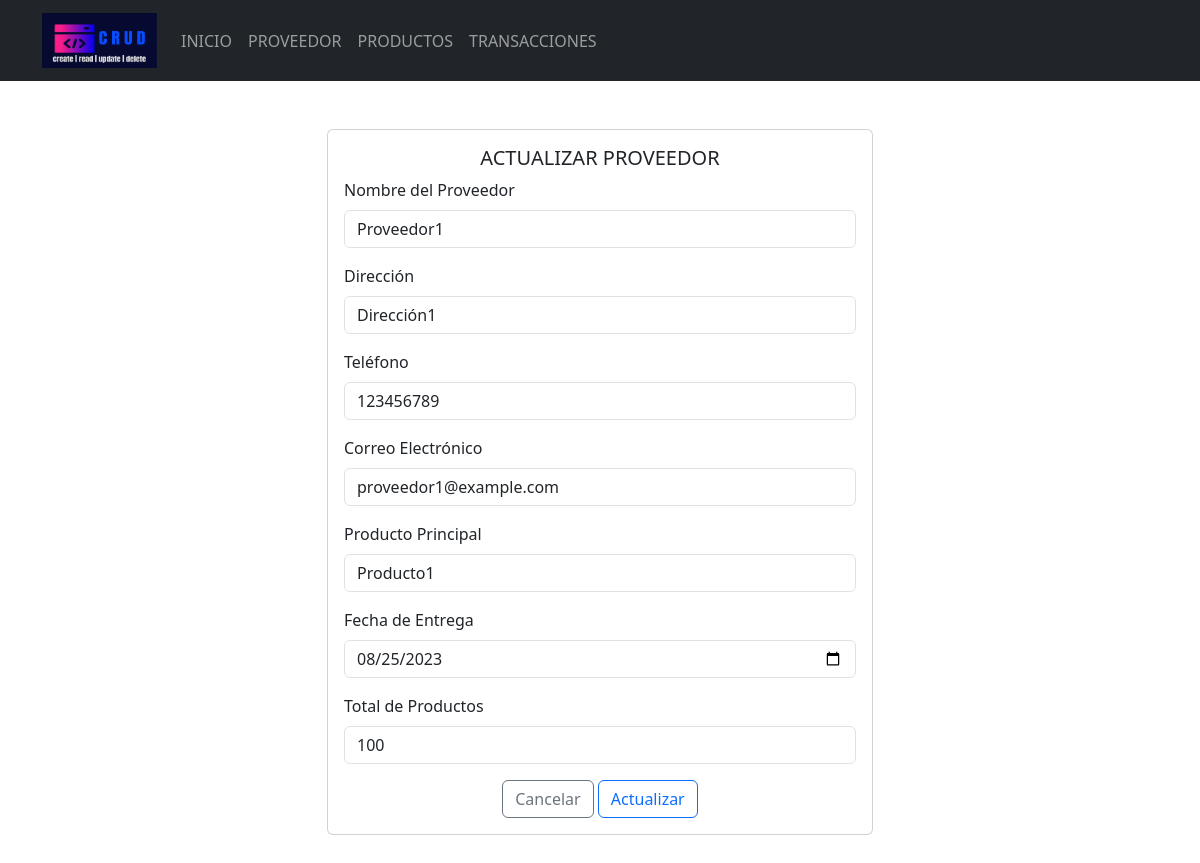
Screenshot of /Formularios/productos/actualizar.php?id_provedor=1 with the database file from the repository.
### tables this page shows
CREATE TABLE `tbl_proveedor` (
  `id_provedor` INT(11) NOT NULL AUTO_INCREMENT,
  `nombre_provedor` VARCHAR(100) NOT NULL,
  `direccion` VARCHAR(100),
  `telefono` INT(11),
  `correo_electronico` VARCHAR(100),
  `producto_principal` VARCHAR(100),
  `fecha_entrega` DATE,
  `total_productos` INT(11),
  PRIMARY KEY (`id_provedor`)
);

### Formularios/productos/actualizar.php (the view, shortened to what this page needs)
<?php
include_once("../../config/conexion.php");
if (isset($_REQUEST['id_provedor']) && is_numeric($_REQUEST['id_provedor'])) {
    $id_provedor = $_REQUEST['id_provedor'];
    $sql = "SELECT * FROM tbl_proveedor WHERE id_provedor = $id_provedor";
    $resultado = $conexion->query($sql);
    if ($resultado->num_rows > 0) {
        $row = $resultado->fetch_assoc();
    } else {
        echo "Proveedor no encontrado";
        exit;
    }
} else {
    echo "ID de proveedor no válido";
    exit;
}
?>
<!doctype html>
<html lang="es">
<head>
    <link rel="stylesheet" href="<?php echo base_url; ?>css/bootstrap.min.css">
</head>
<body>
    <header>
        <nav class="navbar navbar-expand-lg bg-dark" data-bs-theme="dark">
            <div class="container">
                <a class="navbar-brand" href="<?php echo base_url; ?>">
                    <img src="<?php echo base_url; ?>img/logo.png" alt="logo" height="55" width="115">
                </a>
                <div class="collapse navbar-collapse" id="mi-menu">
                    <ul class="navbar-nav">
                        <li class="nav-item">
                            <a class="nav-link" href="<?php echo base_url; ?>">INICIO</a>
                        </li>
                        <li class="nav-item">
                            <a class="nav-link"
                                href="<?php echo base_url; ?>Formularios/productos/index.php">PROVEEDOR</a>
                        </li>
                        <li class="nav-item">
                            <a class="nav-link"
                                href="<?php echo base_url; ?>Formularios/categorias/index.php">PRODUCTOS</a>
                        </li>
                        <li class="nav-item">
                            <a class="nav-link"
                                href="<?php echo base_url; ?>Formularios/marcas/index.php">TRANSACCIONES</a>
                        </li>
                    </ul>
                </div>
            </div>
        </nav>
    </header>
    <div class="container mt-5 mb-5">
        <div class="row justify-content-center">
            <div class="col-md-6">
                <div class="card">
                    <div class="card-body">
                        <h5 class="card-title text-center">ACTUALIZAR PROVEEDOR</h5>
                        <form action="../../CRUDP/editarDatos.php" method="post">
                            <div class="mb-3">
                                <label for="nombre_proveedor" class="form-label">Nombre del Proveedor</label>
                                <input type="text" class="form-control" id="nombre_proveedor" name="nombre_proveedor"
                                    placeholder="Nombre del proveedor" value="<?php echo $row['nombre_provedor'] ?>">
                            </div>
                            <div class="mb-3">
                                <label for="direccion" class="form-label">Dirección</label>
                                <input type="text" class="form-control" id="direccion" name="direccion"
                                    placeholder="Dirección del proveedor" value="<?php echo $row['direccion'] ?>">
                            </div>
                            <div class="mb-3">
                                <label for="telefono" class="form-label">Teléfono</label>
                                <input type="text" class="form-control" name="telefono" id="telefono"
                                    placeholder="Teléfono del proveedor" value="<?php echo $row['telefono'] ?>">
                            </div>
                            <div class="mb-3">
                                <label for="correo_electronico" class="form-label">Correo Electrónico</label>
                                <input type="email" class="form-control" name="correo_electronico"
                                    id="correo_electronico" placeholder="Correo electrónico del proveedor"
                                    value="<?php echo $row['correo_electronico'] ?>">
                            </div>
                            <div class="mb-3">
                                <label for="producto_principal" class="form-label">Producto Principal</label>
                                <input type="text" class="form-control" name="producto_principal"
                                    id="producto_principal" placeholder="Producto principal que provee"
                                    value="<?php echo $row['producto_principal'] ?>">
                            </div>
                            <div class="mb-3">
                                <label for="fecha_entrega" class="form-label">Fecha de Entrega</label>
                                <input type="date" class="form-control" name="fecha_entrega" id="fecha_entrega"
                                    placeholder="Fecha de entrega de productos"
                                    value="<?php echo $row['fecha_entrega'] ?>">
                            </div>
                            <div class="mb-3">
                                <label for="total_productos" class="form-label">Total de Productos</label>
                                <input type="number" class="form-control" name="total_productos" id="total_productos"
                                    placeholder="Cantidad total de productos"
                                    value="<?php echo $row['total_productos'] ?>">
                            </div>
                            <div class="text-center">
                                <a href="../productos/index.php" type="submit"
                                    class="btn btn-outline-secondary">Cancelar</a>
                                <button type="submit" class="btn btn-outline-primary">Actualizar</button>
                            </div>
                        </form>
                    </div>
                </div>
            </div>
        </div>
    </div>
</body>
</html>

### rows the page displays
tbl_proveedor: nombre_proveedor "Proveedor1", direccion "Dirección1", telefono "123456789", correo_electronico "proveedor1@example.com", producto_principal "Producto1", fecha_entrega "08/25/2023", total_productos "100"
